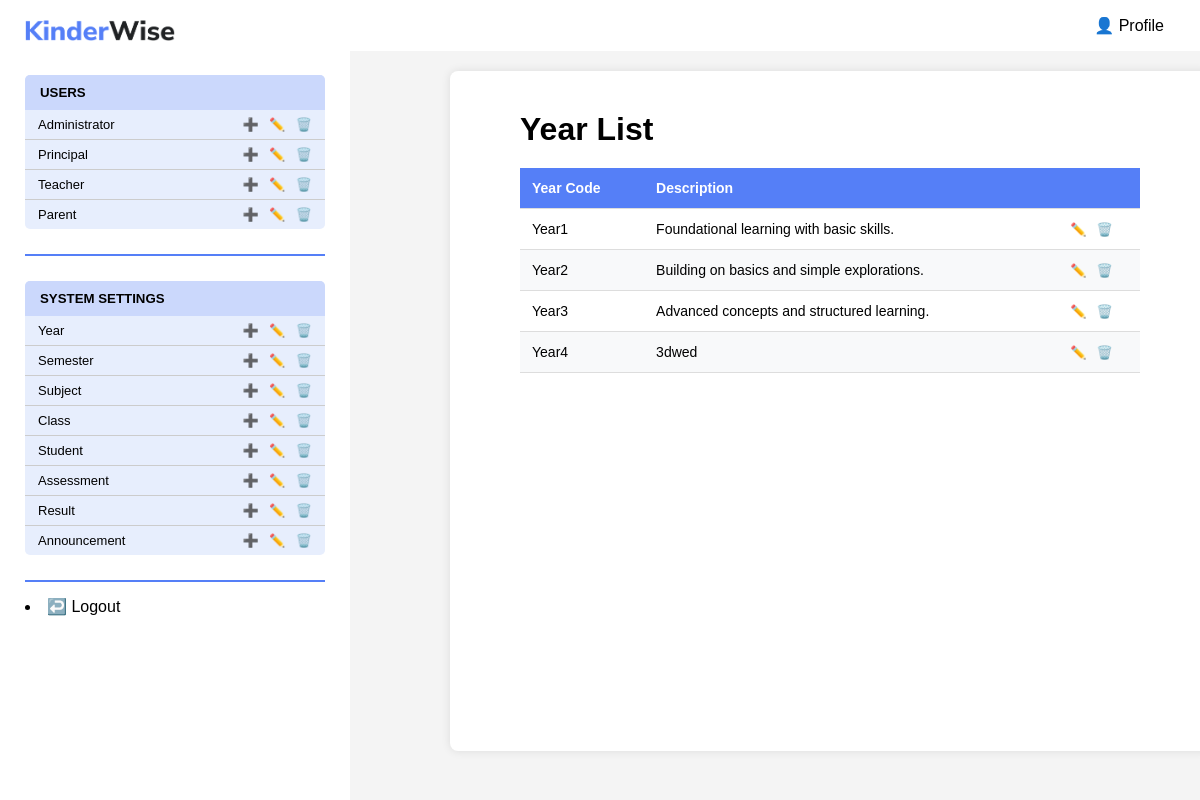
Before: /KinderWise/admin/viewSetting.php?entity=year with the older database file.
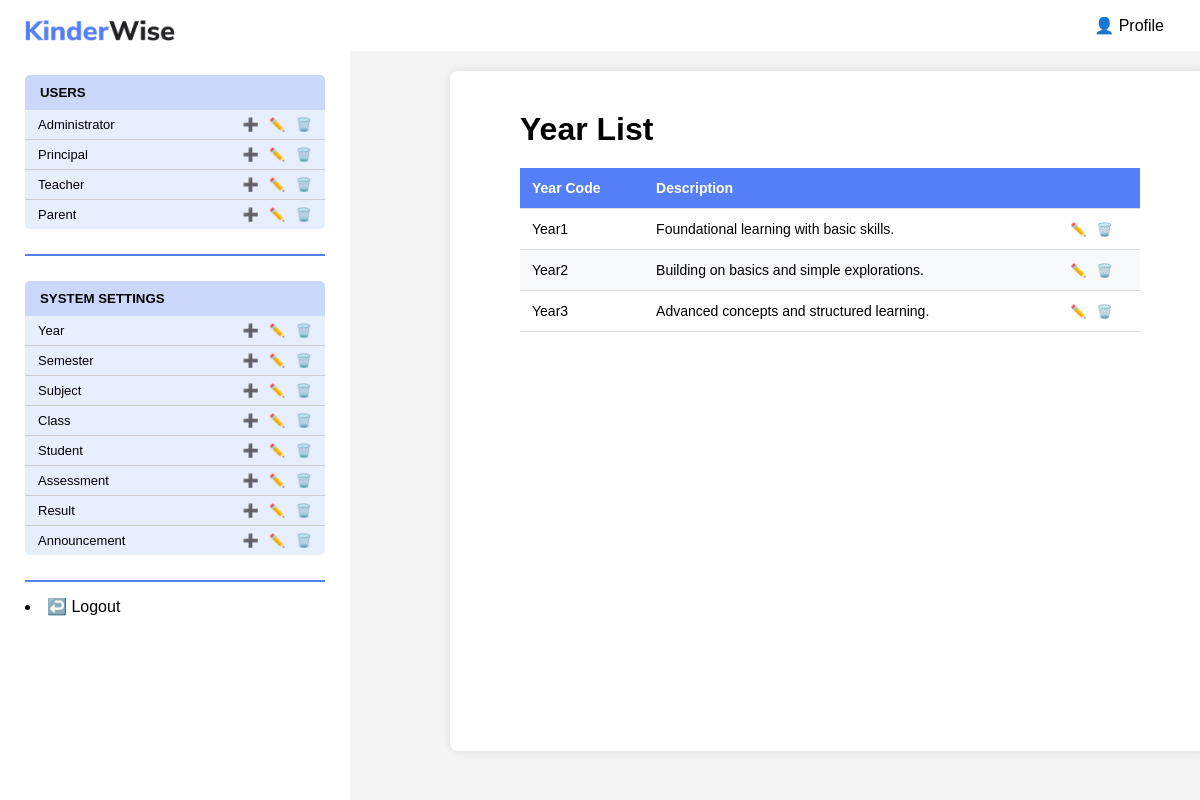
After: the same page with the newer database file.
### tables this page shows
CREATE TABLE `year` (
  `yearCode` varchar(20) NOT NULL,
  `description` varchar(50) DEFAULT NULL
);

### KinderWise/admin/viewSetting.php (the view, shortened to what this page needs)
<?php
include("sidebar.php");
$entity = $_GET['entity'];
$columns = [
    'year' => ['yearCode', 'description'],
    'semester' => ['semesterCode', 'yearCode', 'startDate', 'endDate'],
    'subject' => ['subjectName', 'yearCode'],
    'class' => ['classCode', 'teacherID', 'yearCode', 'classCapacity'],
    'student' => ['studentID', 'name', 'age', 'birthday', 'gender', 'parentID', 'classCode', 'yearCode'],
    'assessment' => ['assessmentID', 'assessmentType', 'teacherID', 'subjectName', 'semesterCode', 'yearCode', 'description', 'deadline', 'status'],
    'result' => ['resultID', 'finalScore', 'studentID', 'assessmentID', 'status'],
    'announcement' => ['announcementID', 'announcementTitle', 'details', 'postDate', 'teacherID']
];
$columns_names = [
    'year' => ['Year Code', 'Description'],
    'semester' => ['Semester Code', 'Year Code', 'Start Date', 'End Date'],
    'subject' => ['Subject Name', 'Year Code'],
    'class' => ['Class Code', 'Teacher', 'Year Code', 'Capacity'],
    'student' => ['ID', 'Name', 'Age', 'Birthday', 'Gender', 'Parent', 'Class Code', 'Year Code'],
    'assessment' => ['ID', 'Type', 'Teacher', 'Subject Name', 'Semester Code', 'Year Code', 'Description', 'Deadline', 'Status'],
    'result' => ['ID', 'Score', 'Student', 'Assessment', 'Status'],
    'announcement' => ['ID', 'Title', 'Details', 'Post Date', 'Teacher']
];
$sql = "SELECT " . implode(", ", $columns[$entity]) . " FROM $entity";
$sql .= " ORDER BY " . $columns[$entity][0];
$result = mysqli_query($conn, $sql);
?>
<!DOCTYPE html>
<html lang="en">
<head>
</head>
<body>
    <div class="view-container">
        <h1 class="view-title"><?php echo ucfirst($entity); ?> List</h1>
        <div class="view-table-container">
            <table class="view-table">
                <thead>
                    <tr class="view-tr">
                        <?php foreach($columns[$entity] as $index => $column): ?>
                            <th class="view-th">
                                <?php echo $columns_names[$entity][$index] ?? ucfirst($column); ?>
                            </th>
                        <?php endforeach; ?>
                        <th class="view-th"></th>
                    </tr>
                </thead>
                <tbody>
                    <?php
                    if(mysqli_num_rows($result) > 0):
                        while($row = mysqli_fetch_assoc($result)):
                    ?>
                        <tr class="view-tr">
                            <?php foreach($columns[$entity] as $column): ?>
                                <td class="view-td <?php
                                    if($column === 'status') echo 'status-cell status-' . strtolower($row[$column]);
                                ?>">
                                    <?php
                                    switch($column) {
                                        default:
                                            echo htmlspecialchars($row[$column]);
                                    }
                                    ?>
                                </td>
                            <?php endforeach; ?>
                            <td class="view-td view-actions">
                                <a href="editSetting.php?entity=<?php echo $entity; ?>&id=<?php echo $row[$columns[$entity][0]]; ?>">✏️</a>
                                <a href="deleteSetting.php?entity=<?php echo $entity; ?>&pk=<?php echo $row[$columns[$entity][0]]; ?>"
                                   onclick="return confirm('Are you sure you want to delete this <?php echo $entity; ?>?')">🗑️</a>
                            </td>
                        </tr>
                    <?php
                        endwhile;
                    endif; ?>
                </tbody>
            </table>
        </div>
    </div>
</body>
</html>

### KinderWise/admin/sidebar.php (shortened to what this page needs)
<!doctype html>
<head>
</head>
<body>
    <header>
        <div class="top-right-buttons">
            <button>👤 Profile</button>
        </div>
    </header>
    <div class="sidebar">
        <div class="logo">
            <img src="../pics/logo.png" alt="KinderWise Logo" width="150px">
        </div>
        <div class="sidebar-users">
            <h5 class="sidebar-h5">USERS</h5>
            <table class="sidebar-table">
                <tr class="sidebar-tr">
                    <td class="sidebar-td"><a href="viewUser.php?role=administrator" class="sidebar-link">Administrator</a></td>
                    <td class="sidebar-td sidebar-actions">
                        <a href="addUser.php?role=administrator">➕</a>
                        <a href="viewUser.php?role=administrator">✏️</a>
                        <a href="viewUser.php?role=administrator">🗑️</a>
                    </td>
                </tr>
                <tr class="sidebar-tr">
                    <td class="sidebar-td"><a href="viewUser.php?role=principal" class="sidebar-link">Principal</a></td>
                    <td class="sidebar-td sidebar-actions">
                        <a href="addUser.php?role=principal">➕</a>
                        <a href="viewUser.php?role=principal">✏️</a>
                        <a href="viewUser.php?role=principal">🗑️</a>
                    </td>
                </tr>
                <tr class="sidebar-tr">
                    <td class="sidebar-td"><a href="viewUser.php?role=teacher" class="sidebar-link">Teacher</a></td>
                    <td class="sidebar-td sidebar-actions">
                        <a href="addUser.php?role=teacher">➕</a>
                        <a href="viewUser.php?role=teacher">✏️</a>
                        <a href="viewUser.php?role=teacher">🗑️</a>
                    </td>
                </tr>
                <tr class="sidebar-tr">
                    <td class="sidebar-td"><a href="viewUser.php?role=parent" class="sidebar-link">Parent</a></td>
                    <td class="sidebar-td sidebar-actions">
                        <a href="addUser.php?role=parent">➕</a>
                        <a href="viewUser.php?role=parent">✏️</a>
                        <a href="viewUser.php?role=parent">🗑️</a>
                    </td>
                </tr>
            </table>
        </div>
        <hr class="sidebar-hr">
        <div class="sidebar-settings">
            <h5 class="sidebar-h5">SYSTEM SETTINGS</h5>
            <table class="sidebar-table">
                <tr class="sidebar-tr">
                    <td class="sidebar-td"><a href="viewSetting.php?entity=year" class="sidebar-link">Year</a></td>
                    <td class="sidebar-td sidebar-actions">
                        <a href="addSetting.php?entity=year">➕</a>
                        <a href="viewSetting.php?entity=year">✏️</a>
                        <a href="viewSetting.php?entity=year">🗑️</a>
                    </td>
                </tr>
                <tr class="sidebar-tr">
                    <td class="sidebar-td"><a href="viewSetting.php?entity=semester" class="sidebar-link">Semester</a></td>
                    <td class="sidebar-td sidebar-actions">
                        <a href="addSetting.php?entity=semester">➕</a>
                        <a href="viewSetting.php?entity=semester">✏️</a>
                        <a href="viewSetting.php?entity=semester">🗑️</a>
                    </td>
                </tr>
                <tr class="sidebar-tr">
                    <td class="sidebar-td"><a href="viewSetting.php?entity=subject" class="sidebar-link">Subject</a></td>
                    <td class="sidebar-td sidebar-actions">
                        <a href="addSetting.php?entity=subject">➕</a>
                        <a href="viewSetting.php?entity=subject">✏️</a>
                        <a href="viewSetting.php?entity=subject">🗑️</a>
                    </td>
                </tr>
                <tr class="sidebar-tr">
                    <td class="sidebar-td"><a href="viewSetting.php?entity=class" class="sidebar-link">Class</a></td>
                    <td class="sidebar-td sidebar-actions">
                        <a href="addSetting.php?entity=class">➕</a>
                        <a href="viewSetting.php?entity=class">✏️</a>
                        <a href="viewSetting.php?entity=class">🗑️</a>
                    </td>
                </tr>
                <tr class="sidebar-tr">
                    <td class="sidebar-td"><a href="viewSetting.php?entity=student" class="sidebar-link">Student</a></td>
                    <td class="sidebar-td sidebar-actions">
                        <a href="addSetting.php?entity=student">➕</a>
                        <a href="viewSetting.php?entity=student">✏️</a>
                        <a href="viewSetting.php?entity=student">🗑️</a>
                    </td>
                </tr>
                <tr class="sidebar-tr">
                    <td class="sidebar-td"><a href="viewSetting.php?entity=assessment" class="sidebar-link">Assessment</a></td>
                    <td class="sidebar-td sidebar-actions">
                        <a href="addSetting.php?entity=assessment">➕</a>
                        <a href="viewSetting.php?entity=assessment">✏️</a>
                        <a href="viewSetting.php?entity=assessment">🗑️</a>
                    </td>
                </tr>
                <tr class="sidebar-tr">
                    <td class="sidebar-td"><a href="viewSetting.php?entity=result" class="sidebar-link">Result</a></td>
                    <td class="sidebar-td sidebar-actions">
                        <a href="addSetting.php?entity=result">➕</a>
                        <a href="viewSetting.php?entity=result">✏️</a>
                        <a href="viewSetting.php?entity=result">🗑️</a>
                    </td>
                </tr>
                <tr class="sidebar-tr">
                    <td class="sidebar-td"><a href="viewSetting.php?entity=announcement" class="sidebar-link">Announcement</a></td>
                    <td class="sidebar-td sidebar-actions">
                        <a href="addSetting.php?entity=announcement">➕</a>
                        <a href="viewSetting.php?entity=announcement">✏️</a>
                        <a href="viewSetting.php?entity=announcement">🗑️</a>
                    </td>
                </tr>
            </table>
        </div>
        <hr class="sidebar-hr">
        <div class="bottom-nav">
            <li><a href="../logout.php">↩️ Logout</a></li>
        </div>
    </div>
</body>
</html>

### KinderWise/admin/sidebar.php (style rules this page uses)
.sidebar { height: 100%; width: 300px; position: fixed; z-index: 1; top: 0; left: 0; background-color: white; overflow-x: hidden; padding: 20px 25px; display: flex; flex-direction: column; }
.logo { text-align: left; margin-bottom: 20px; }
header { display: flex; justify-content: flex-end; align-items: center; background: rgb(255, 255, 255); padding: 15px 30px; color: white; margin-left: 340px; }
.top-right-buttons button { font-family: Trebuchet MS, sans-serif; background: none; border: none; color: black; font-size: 16px; margin-left: 15px; cursor: pointer; }
.sidebar-users, .sidebar-settings { background-color: #E7EEFD; border-radius: 5px; margin: 10px 0; }
.sidebar-h5 { background-color: #CBD8FC; color: black; padding: 10px 15px; margin: 0; border-radius: 5px 5px 0 0; font-family: Trebuchet MS, sans-serif; text-align: left; }
.sidebar-table { width: 100%; border-collapse: collapse; }
.sidebar-td { padding: 5px 10px 6px 10px; border-bottom: 1px solid #ccc; font-family: Trebuchet MS, sans-serif; text-align: left; }
.sidebar-table .sidebar-tr:last-child .sidebar-td { border-bottom: none; }
.sidebar-actions { text-align: right; white-space: nowrap; }
.sidebar-actions a, .sidebar-link { text-decoration: none; font-size: 13px; color: black; padding: 0 3px; }
.sidebar-hr { margin: 15px 0; border: 1px solid #557FF7; }
.bottom-nav { margin-top: auto; font-family: Trebuchet MS, sans-serif; width: 300px; background: rgb(255, 255, 255); display: flex; flex-direction: column; text-decoration: none; height: 100vh; text-align: left; }
.bottom-nav a { padding: 10px 0px; color: black; text-decoration: none; font-size: 16px; }

### KinderWise/admin/viewSetting.php (style rules this page uses)
body { font-family: Trebuchet MS, sans-serif; text-align: left; margin: 0; background-color: #f4f4f4; overflow-x: hidden; }
.view-container { width: 60%; margin: 20px auto; padding: 20px; background: white; border-radius: 8px; box-shadow: 0 0 10px rgba(0,0,0,0.1); display: flex; flex-direction: column; justify-content: left; align-items: left; flex-grow: 1; height: 80vh; margin-left: 450px; overflow: auto; }
.view-title { margin: 20px 0px 20px 50px; }
.view-table-container { margin: 0 50px; overflow-x: auto; }
.view-table { width: 100%; border-collapse: collapse; margin-bottom: 20px; font-size: 14px; }
.view-th, .view-td { padding: 12px; text-align: left; border-bottom: 1px solid #ddd; }
.view-th { background-color: #557FF7; color: white; position: sticky; top: 0; }
.view-tr:nth-child(even) { background-color: #f8f9fa; }
.view-actions { text-align: center; white-space: nowrap; }
.view-actions a { text-decoration: none; font-size: 13px; color: black; padding: 0 3px; }

Changed rows visible on the page:
removed year: yearCode "Year4", description "3dwed"
